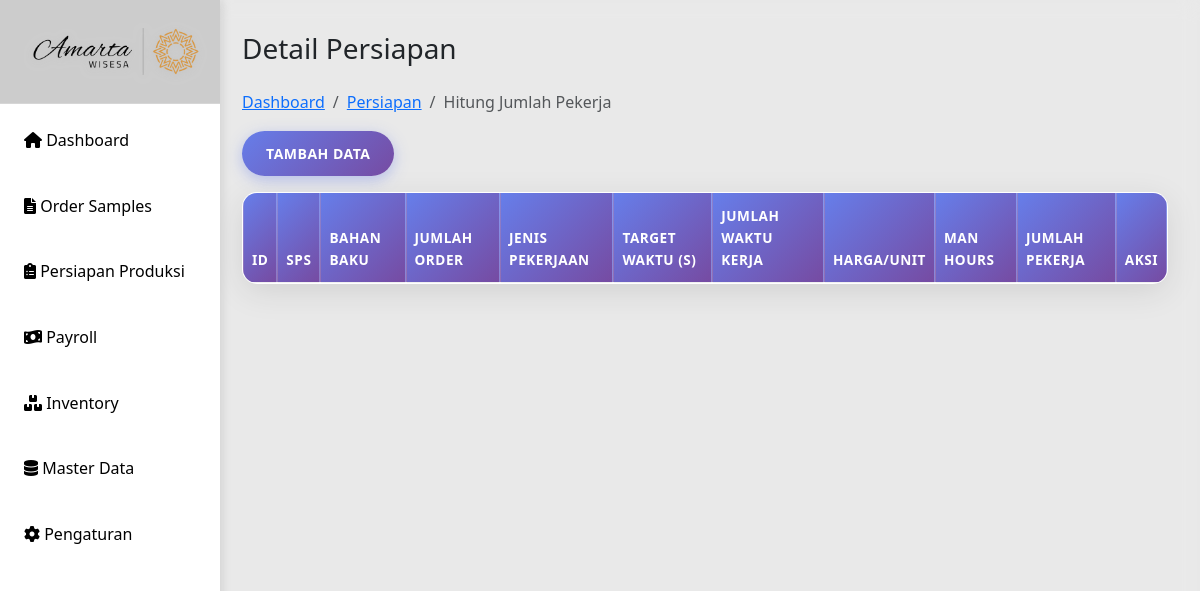
Before: /jumlah_pekerja.php with the older database file.
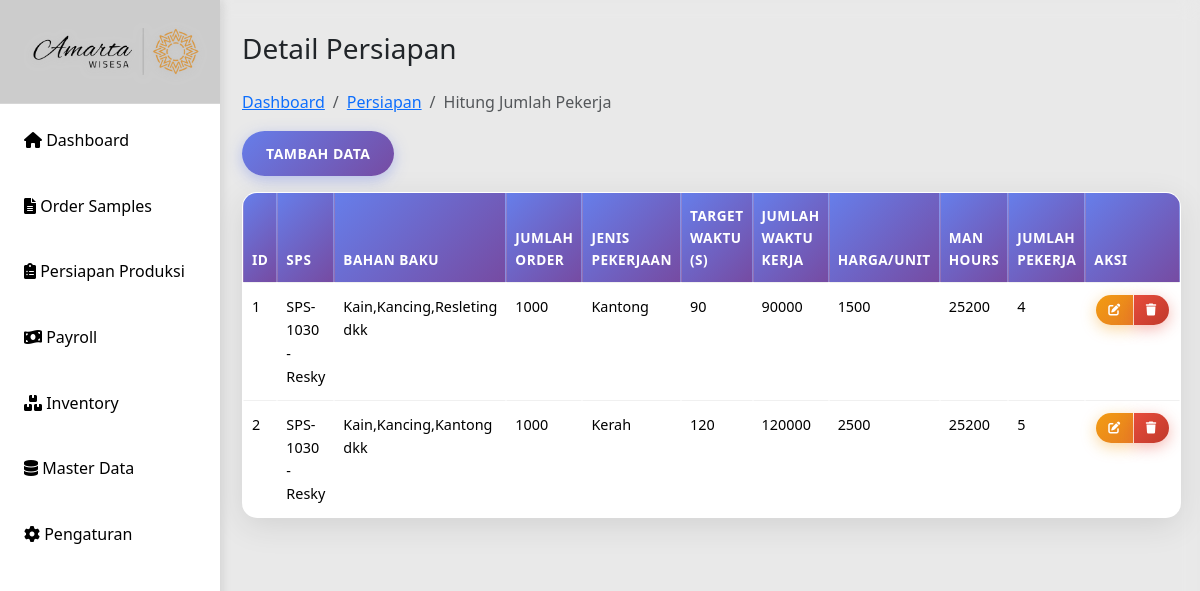
After: the same page with the newer database file.
### tables this page shows
CREATE TABLE `jumlah_pekerja` (
  `id` int(11) UNSIGNED NOT NULL,
  `id_sps` int(11) UNSIGNED DEFAULT NULL,
  `bahan_baku` varchar(500) NOT NULL,
  `jumlah_order` int(11) NOT NULL,
  `jenis_pekerjaan` varchar(50) NOT NULL,
  `target_waktu` int(11) NOT NULL,
  `jumlah_waktu_kerja` int(15) NOT NULL,
  `harga_perunit` int(11) NOT NULL,
  `man_hours` int(11) NOT NULL,
  `jumlah_pekerja` int(11) NOT NULL,
  `updated_at` datetime NOT NULL DEFAULT current_timestamp() ON UPDATE current_timestamp(),
  `created_at` datetime NOT NULL DEFAULT current_timestamp()
);

CREATE TABLE `sps` (
  `id` int(10) UNSIGNED NOT NULL,
  `tanggal` date DEFAULT NULL,
  `sps_no` varchar(20) DEFAULT NULL,
  `customer` varchar(100) DEFAULT NULL,
  `item` varchar(100) DEFAULT NULL,
  `artikel` varchar(100) DEFAULT NULL,
  `qty` int(11) DEFAULT NULL,
  `size` varchar(20) DEFAULT NULL,
  `sample_product` varchar(255) DEFAULT NULL,
  `design` varchar(255) DEFAULT NULL,
  `st_chart` varchar(255) DEFAULT NULL,
  `material_sm` varchar(255) DEFAULT NULL,
  `pola_sample` varchar(255) DEFAULT NULL,
  `buat_sample` varchar(255) DEFAULT NULL,
  `kirim` date DEFAULT NULL,
  `approval` varchar(100) DEFAULT NULL,
  `sp_srx` varchar(100) DEFAULT NULL
);

### jumlah_pekerja.php (the view, shortened to what this page needs)
<?php
include 'config/db.php';
include 'includes/header.php';
$sql = "SELECT jp.*, s.sps_no, s.customer
        FROM jumlah_pekerja jp
        LEFT JOIN sps s ON jp.id_sps = s.id";
$result = $conn->query($sql);
?>
<div class="main-content">
     <div>
        <h1 class="h3 mb-4">Detail Persiapan</h1>
        <nav aria-label="breadcrumb">
            <ol class="breadcrumb">
                <li class="breadcrumb-item"><a href="index.php">Dashboard</a></li>
                <li class="breadcrumb-item"><a href="persiapan.php">Persiapan</a></li>
                <li class="breadcrumb-item active">Hitung Jumlah Pekerja</li>
            </ol>
        </nav>
    </div>
    <button class="btn btn-primary mb-3" data-bs-toggle="modal" data-bs-target="#addModal">Tambah Data</button>
    <table class="table table-bordered">
        <thead>
            <tr>
                <th>ID</th>
                <th>SPS</th>
                <th>Bahan Baku</th>
                <th>Jumlah Order</th>
                <th>Jenis Pekerjaan</th>
                <th>Target Waktu (s)</th>
                <th>Jumlah Waktu Kerja</th>
                <th>Harga/Unit</th>
                <th>Man Hours</th>
                <th>Jumlah Pekerja</th>
                <th>Aksi</th>
            </tr>
        </thead>
        <tbody>
        <?php $no=1; while ($row = $result->fetch_assoc()) { ?>
            <tr>
                <td><?= $no++ ?></td>
                <td><?= $row['sps_no'] ?> - <?= $row['customer'] ?></td>
                <td><?= $row['bahan_baku'] ?></td>
                <td><?= $row['jumlah_order'] ?></td>
                <td><?= $row['jenis_pekerjaan'] ?></td>
                <td><?= $row['target_waktu'] ?></td>
                <td><?= $row['jumlah_waktu_kerja'] ?></td>
                <td><?= $row['harga_perunit'] ?></td>
                <td><?= $row['man_hours'] ?></td>
                <td><?= $row['jumlah_pekerja'] ?></td>
                <td>
                    <div class="btn-group btn-group-sm" role="group">
                      <button class="btn btn-sm btn-warning" data-bs-toggle="modal" data-bs-target="#editModal<?= $row['id'] ?>"><i class="fas fa-edit"></i></button>
                      <a href="?delete=<?= $row['id'] ?>" class="btn btn-sm btn-danger" onclick="return confirm('Hapus data ini?')"><i class="fas fa-trash"></i></a>
                    </div>
                </td>
            </tr>
        <?php } ?>
        </tbody>
    </table>
</div>

Changed rows visible on the page:
added jumlah_pekerja: id_sps.sps_no "SPS-1030", id_sps.customer "Resky", bahan_baku "Kain,Kancing,Resleting dkk", jumlah_order "1000", jenis_pekerjaan "Kantong", target_waktu "90", jumlah_waktu_kerja "90000", harga_perunit "1500", man_hours "25200", jumlah_pekerja "4"
added jumlah_pekerja: id_sps.sps_no "SPS-1030", id_sps.customer "Resky", bahan_baku "Kain,Kancing,Kantong dkk", jumlah_order "1000", jenis_pekerjaan "Kerah", target_waktu "120", jumlah_waktu_kerja "120000", harga_perunit "2500", man_hours "25200", jumlah_pekerja "5"
